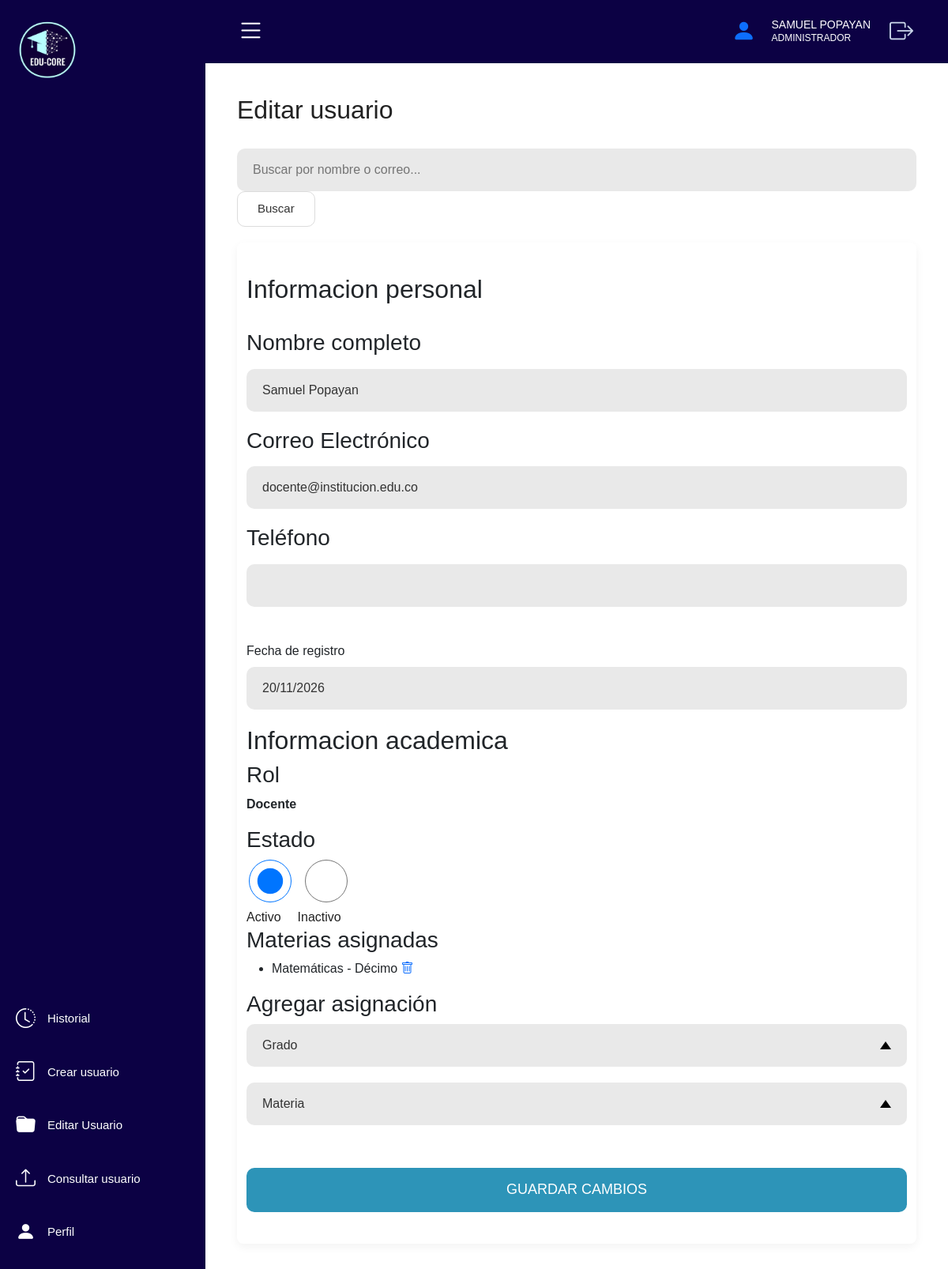
The page /editar_usuario_ad.php?id=1 (signed in) on the database its author committed.
### tables this page shows
CREATE TABLE usuarios (
    id_usuario   INT AUTO_INCREMENT PRIMARY KEY,
    nombre       VARCHAR(150) NOT NULL,
    correo       VARCHAR(150) NOT NULL UNIQUE,
    contrasena   VARCHAR(255) NOT NULL,
    rol          ENUM('docente', 'estudiante', 'administrador') NOT NULL,
    telefono     VARCHAR(15),
    direccion    VARCHAR(150),
    documento    VARCHAR(30) UNIQUE,
    estado       ENUM('Activo', 'Inactivo') NOT NULL DEFAULT 'Activo',
    fecha_creacion DATETIME DEFAULT CURRENT_TIMESTAMP,
    ultimo_acceso  DATETIME
);

CREATE TABLE docente_materia_grado (
    id_asignacion   INT AUTO_INCREMENT PRIMARY KEY,
    id_usuario      INT NOT NULL,
    id_materia      INT NOT NULL,
    id_grado        INT NOT NULL,
    CONSTRAINT fk_dmg_docente FOREIGN KEY (id_usuario)
        REFERENCES usuarios(id_usuario)
        ON UPDATE CASCADE ON DELETE CASCADE,
    CONSTRAINT fk_dmg_materia FOREIGN KEY (id_materia)
        REFERENCES materias(id_materia)
        ON UPDATE CASCADE ON DELETE RESTRICT,
    CONSTRAINT fk_dmg_grado FOREIGN KEY (id_grado)
        REFERENCES grados(id_grado)
        ON UPDATE CASCADE ON DELETE RESTRICT,
    CONSTRAINT uq_dmg UNIQUE (id_usuario, id_materia, id_grado)
);

CREATE TABLE materias (
    id_materia  INT AUTO_INCREMENT PRIMARY KEY,
    nombre      VARCHAR(60) NOT NULL UNIQUE
);

CREATE TABLE grados (
    id_grado    INT AUTO_INCREMENT PRIMARY KEY,
    nombre      VARCHAR(20) NOT NULL UNIQUE
);

### db.php (called while the page is built, shortened)
<?php
function h($texto) {
    return htmlspecialchars($texto ?? "", ENT_QUOTES, "UTF-8");
}
function formatoFecha($fecha) {
    $partes = explode(" ", $fecha);
    $soloFecha = $partes[0];
    $trozos = explode("-", $soloFecha);
    return $trozos[2] . "/" . $trozos[1] . "/" . $trozos[0];
}

### editar_usuario_ad.php (the view, shortened to what this page needs)
<?php
require "db.php";
$busqueda = isset($_GET["buscar"]) ? trim($_GET["buscar"]) : "";
$usuarioEditar = null;
$asignacionesDocente = [];
if (isset($_GET["id"])) {
    $idSeleccionado = intval($_GET["id"]);
    $stmt = $conexion->prepare("SELECT * FROM usuarios WHERE id_usuario = ?");
    $stmt->bind_param("i", $idSeleccionado);
    $stmt->execute();
    $usuarioEditar = $stmt->get_result()->fetch_assoc();
    if ($usuarioEditar) {
        if ($usuarioEditar["rol"] == "estudiante") {
            $estStmt = $conexion->prepare(
                "SELECT e.*, g.nombre AS nombre_grado FROM estudiantes e
                 JOIN grados g ON g.id_grado = e.id_grado
                 WHERE e.id_usuario = ?"
            );
            $estStmt->bind_param("i", $idSeleccionado);
            $estStmt->execute();
            $estudianteInfo = $estStmt->get_result()->fetch_assoc();
        } elseif ($usuarioEditar["rol"] == "docente") {
            $asigStmt = $conexion->prepare(
                "SELECT dmg.id_asignacion, m.nombre AS materia, g.nombre AS grado
                 FROM docente_materia_grado dmg
                 JOIN materias m ON m.id_materia = dmg.id_materia
                 JOIN grados g ON g.id_grado = dmg.id_grado
                 WHERE dmg.id_usuario = ?
                 ORDER BY g.id_grado, m.nombre"
            );
            $asigStmt->bind_param("i", $idSeleccionado);
            $asigStmt->execute();
            $asignacionesDocente = $asigStmt->get_result();
        }
    }
}
?>
<!DOCTYPE html>
<html lang="es">
<head>
    <link rel="stylesheet" href="style2.css">
    <link href="https://cdn.jsdelivr.net/npm/bootstrap@5.3.3/dist/css/bootstrap.min.css" rel="stylesheet">
    <link rel="stylesheet" href="https://cdn.jsdelivr.net/npm/bootstrap-icons@1.11.3/font/bootstrap-icons.min.css">
</head>
<body>
    <div class="sidebar">
        <div class="logo">
    <a href="login.php">
        <img src="img/logo.png" alt="logo">
    </a>
        </div>
        <ul class="menu">
            <li>
                <a href="historial_ad.php">
                    <i class="bi bi-clock-history"></i>
                    <span>Historial</span>
                </a>
            </li>
            <li>
                <a href="crear_usuario_ad.php">
                    <i class="bi bi-journal-check"></i>
                    <span>Crear usuario</span>
                </a>
            </li>
            <li>
                <a href="#">
                    <i class="bi bi-folder-fill"></i>
                    <span>Editar Usuario</span>
                </a>
            </li>
            <li>
                <a href="consultar_usuario_ad.php">
                    <i class="bi bi-upload"></i>
                    <span>Consultar usuario</span>
                </a>
            </li>
            <li>
                <a href="perfil_ad.php">
                    <i class="bi bi-person-fill"></i>
                    <span>Perfil</span>
                </a>
            </li>
        </ul>
    </div>
    <div class="main">
        <div class="navbar-custom">
            <div class="menu-icon">
                <i class="bi bi-list"></i>
            </div>
            <div class="user-info">
                <a href="perfil_ad.php">
                    <i class="bi bi-person-fill"></i>
                </a>
                <div>
                    <h6><?php echo h(strtoupper($_SESSION["nombre"])); ?></h6>
                    <p>ADMINISTRADOR</p>
                </div>
            <a href="cerrar_sesion.php" class="logout-btn">
                <i class="bi bi-box-arrow-right"></i>
            </a>
            </div>
        </div>
        <div class="content">
    <h2 class="title">Editar usuario</h2>
    <form method="GET" action="editar_usuario_ad.php" style="margin-bottom:20px;">
        <input type="text" name="buscar" placeholder="Buscar por nombre o correo..." value="<?php echo h($busqueda); ?>">
        <button type="submit" class="btn-tipo">Buscar</button>
    </form>
    <?php if ($usuarioEditar): ?>
    <form method="POST" action="editar_usuario_ad.php">
    <div class="container">
        <div class="columna">
            <h2>Informacion personal</h2>
            <br>
            <div class="campo">
                <h3>Nombre completo</h3>
                <input type="text" name="nombre" value="<?php echo h($usuarioEditar["nombre"]); ?>" required>
            </div>
            <div class="campo">
                <h3>Correo Electrónico</h3>
                <input type="email" name="correo" value="<?php echo h($usuarioEditar["correo"]); ?>" required>
            </div>
            <div class="campo">
                <h3>Teléfono</h3>
                <input type="text" name="telefono" value="<?php echo h($usuarioEditar["telefono"]); ?>">
            </div>
            <div class="campo">
                <br>
                Fecha de registro
                <input type="text" value="<?php echo formatoFecha($usuarioEditar["fecha_creacion"]); ?>" disabled>
            </div>
        </div>
        <div class="columna">
    <h2>Informacion academica</h2>
    <div class="grupo">
        <h3>Rol</h3>
        <p><strong><?php echo h(ucfirst($usuarioEditar["rol"])); ?></strong></p>
    </div>
    <div class="grupo">
        <h3>Estado</h3>
        <div class="opciones">
            <label><input type="radio" name="estado" value="Activo" <?php echo $usuarioEditar["estado"] == "Activo" ? "checked" : ""; ?>> Activo</label>
            <label><input type="radio" name="estado" value="Inactivo" <?php echo $usuarioEditar["estado"] == "Inactivo" ? "checked" : ""; ?>> Inactivo</label>
        </div>
    </div>
    <?php if ($usuarioEditar["rol"] == "docente"): ?>
    <div class="grupo">
        <h3>Materias asignadas</h3>
        <ul>
            <?php if ($asignacionesDocente && $asignacionesDocente->num_rows > 0): ?>
                <?php while ($a = $asignacionesDocente->fetch_assoc()): ?>
                    <li>
                        <?php echo h($a["materia"]) . " - " . h($a["grado"]); ?>
                        <a href="editar_usuario_ad.php?id=<?php echo $usuarioEditar["id_usuario"]; ?>&eliminar_asignacion=<?php echo $a["id_asignacion"]; ?>">
                            <i class="bi bi-trash"></i>
                        </a>
                    </li>
                <?php endwhile; ?>
            <?php else: ?>
                <li>Sin materias asignadas.</li>
            <?php endif; ?>
        </ul>
        <h3>Agregar asignación</h3>
        <div class="fila-doble">
            <div class="campo">
                <select name="nuevo_grado">
                    <option value="">Grado</option>
                </select>
            </div>
            <div class="campo">
                <select name="nueva_materia">
                    <option value="">Materia</option>
                </select>
            </div>
        </div>
    </div>
    <?php endif; ?>
    <br>
    <button type="submit" class="btn-guardar">Guardar cambios</button>
</div>
</div>
</form>
<?php endif; ?>
</div>
</body>
</html>

### style2.css (style rules this page uses)
* { margin: 0; padding: 0; box-sizing: border-box; font-family: Arial, Helvetica, sans-serif; }
body { display: flex; background: #f5f5f5; overflow: hidden; }
:root { --navy: #0c0144; --navy-light: #1a2f6e; --teal: #1eb8d0; --white: #ffffff; --gray: #c8d4e8; --gray-dim: #8a9bb8; --card-bg: #ffffff; --card-br: 14px; --shadow: none; }
.sidebar { width: 260px; height: 100vh; background: #0c0144; color: white; position: fixed; display: flex; flex-direction: column; justify-content: space-between; z-index: 100; }
.logo { display: flex; align-items: center; gap: 10px; padding: 20px; text-align: left; }
.logo img { width: 90px; }
.menu { list-style: none; padding: 20px; }
.menu li { margin: 30px 0; }
.menu a { text-decoration: none; color: white; display: flex; align-items: center; gap: 15px; transition: 0.3s; font-size: 15px; }
.menu i { font-size: 25px; }
.main { margin-left: 260px; width: calc(100% - 260px); height: 100vh; display: flex; flex-direction: column; }
.navbar-custom { flex: 0 0 80px; height: 80px; background: #0c0144; color: white; display: flex; justify-content: space-between; align-items: center; padding: 0 40px; }
.menu-icon i { font-size: 35px; cursor: pointer; }
.user-info { display: flex; align-items: center; gap: 20px; }
.user-info i { font-size: 30px; }
.user-info h6 { margin: 0; font-size: 14px; }
.user-info p { margin: 0; font-size: 12px; }
.logout-btn { background: none; border: none; cursor: pointer; padding: 4px; display: flex; color: var(--gray); font-size: 30px; text-decoration: none; transition: color .2s, 0.3s; }
.content { padding: 40px; flex: 1 1 auto; overflow-y: auto; }
.title { margin-bottom: 30px; color: #222; }
.btn-tipo { width: auto; padding: 10px 25px; background: white; border: 1px solid #dcdcdc; border-radius: 10px; color: #333; font-size: 15px; cursor: pointer; }
.container { width: 100%; max-width: 820px; background: white; padding: 40px; border-radius: 8px; margin: 10px 0 30px 0; box-shadow: 0 4px 12px rgba(0,0,0,0.05); display: block; }
.campo { display: flex; flex-direction: column; gap: 8px; margin-bottom: 0px; }
label { display: block; font-size: 16px; color: #222222; font-weight: 500; }
select, input { width: 100%; height: 54px; padding: 0 20px; border: none; border-radius: 10px; background: #e9e9e9; font-size: 16px; color: #333; outline: none; box-shadow: none; }
select { -webkit-appearance: none; -moz-appearance: none; appearance: none; background-repeat: no-repeat; background-position: right 20px center; padding-right: 50px; }
.btn-guardar { width: 100%; height: 56px; border: none; border-radius: 10px; background: #2d94b8; color: white; font-size: 18px; font-weight: normal; text-transform: uppercase; cursor: pointer; margin-top: 10px; margin-left: 0; display: block; transition: background 0.2s; }
.campo { margin-bottom: 20px; }

### rows shown on the page
usuarios: nombre "Samuel Popayan", correo "docente@institucion.edu.co", fecha_creacion "20/11/2026", rol "Docente", estado "☑ Activo", estado "☐ Inactivo"
docente_materia_grado: id_materia.nombre "Matemáticas", id_grado.nombre "Décimo"

### other values the page prints
$_SESSION["nombre"] "SAMUEL POPAYAN"
